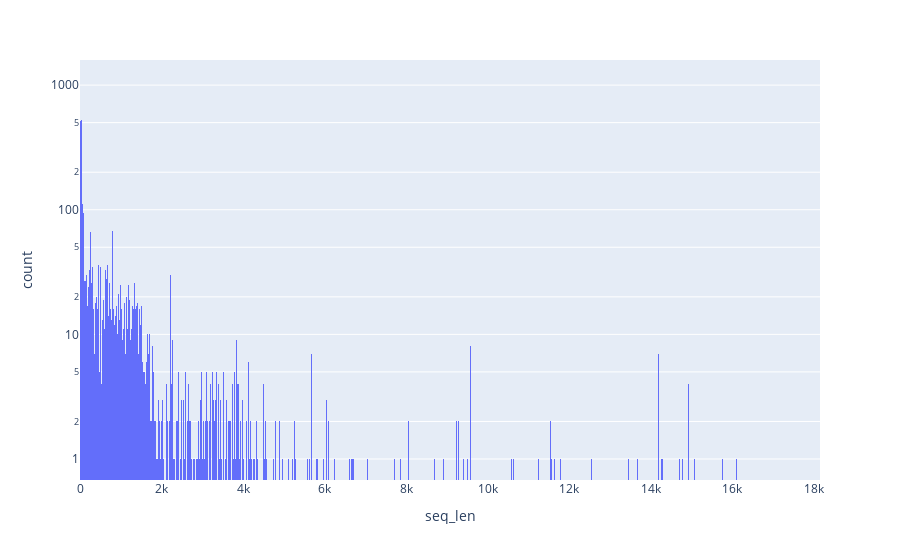

Write notebook code for a chart like this one.
### Code cell
import plotly.express as px
px.histogram(df,"seq_len",log_y=True,nbins=2000)

### Figure 1 — Plotly figure (JSON) as saved in the notebook; plotly's stock layout.template omitted (floating-point values rounded to 4 significant figures; data arrays with more than 128 entries replaced by an {"elided": "..."} marker saying what was removed)
{"data": [{"alignmentgroup": "True", "bingroup": "x", "hovertemplate": "seq_len=%{x}<br>count=%{y}<extra></extra>", "legendgroup": "", "marker": {"color": "#636efa"}, "name": "", "nbinsx": 2000, "offsetgroup": "", "orientation": "v", "showlegend": false, "type": "histogram", "x": {"elided": "7712 int values"}, "xaxis": "x", "yaxis": "y"}], "layout": {"barmode": "relative", "legend": {"tracegroupgap": 0}, "margin": {"t": 60}, "xaxis": {"anchor": "y", "domain": [0, 1], "title": {"text": "seq_len"}}, "yaxis": {"anchor": "x", "domain": [0, 1], "title": {"text": "count"}, "type": "log"}}}
